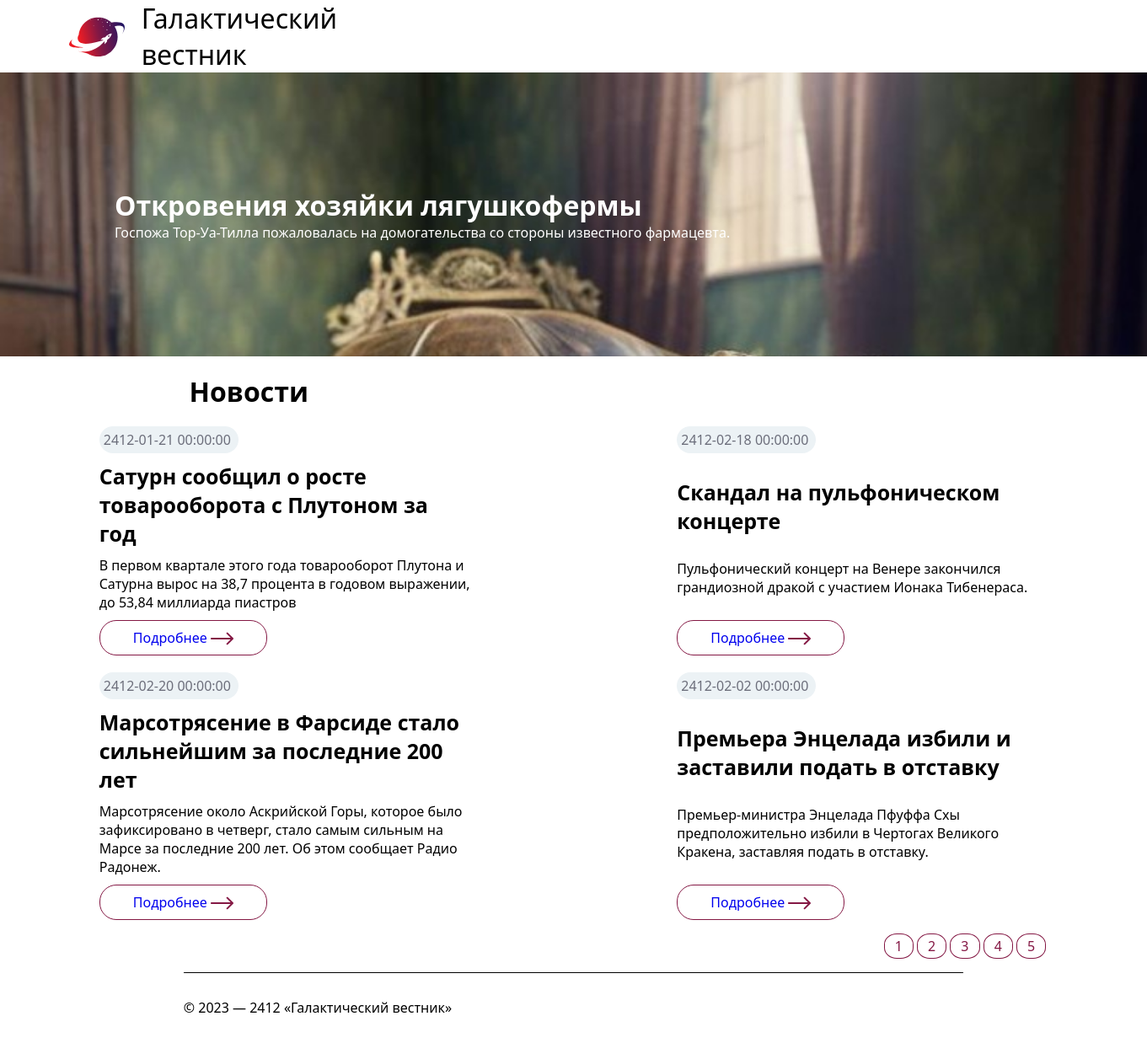
Screenshot of /?page=2 with the database file from the repository.
### tables this page shows
CREATE TABLE `news` (
  `id` int(11) unsigned NOT NULL AUTO_INCREMENT,
  `date` datetime NULL DEFAULT NULL,
  `title` varchar(250) NOT NULL DEFAULT '',
  `announce` text NULL DEFAULT NULL,
  `content` text NULL DEFAULT NULL,
  `image` varchar(250) NOT NULL DEFAULT '',
  PRIMARY KEY (`id`),
  KEY `id` (`id`),

  KEY `idx_news_date` (`date`));

### core/views/news.php (the view, shortened to what this page needs)
<?php
include 'core/db.php';
$page = isset($_GET['page']) ? (int)$_GET['page'] : 1;
$perPage = 4;
$stmt = $pdo->query('SELECT COUNT(*) FROM news');
$totalNews = $stmt->fetchColumn();
$start = ($page > 1) ? ($page * $perPage) - $perPage : 0;
$query = "SELECT * FROM news ORDER BY id DESC LIMIT {$start}, {$perPage}";
$news = $pdo->query($query)->fetchAll(PDO::FETCH_ASSOC);
foreach ($news as $data) {
    ?>
        <div class="news">
        <p><?=$data['date']?></p>
        <h1><?=$data['title']?></h1>
        <?=$data['announce']?>
        <a href='core/views/news_podr.php?id=<?=$data['id']?>'>Подробнее
        </a>
    </div>
<?}
$totalPages = ceil($totalNews / $perPage);
echo "<nav>";
for ($i = 1; $i <= $totalPages; $i++) {
    echo "<a href='?page=" . $i . "'>" . $i . "</a> ";
}
echo "</nav>";
?>

### header.php (shortened to what this page needs)
<!DOCTYPE html>
<html lang="en">
<head>
    <link rel="stylesheet" href="style.css">
</head>
<body>
    <header>
        <h1>Галактический вестник</h1>
    </header>

### core/views/lastnews.php
<?
include 'core/db.php';
$query = "SELECT * FROM news ORDER BY id DESC LIMIT 1";
$stmt = $pdo->query($query);
$lastnews = $stmt->fetchAll();
foreach ($lastnews as $data) {
?>
    <div class="news_title" style="background: url(images/<?=$data['image']?>); background-size: cover;">
        <h1><?=$data['title']?></h1>
        <?=$data['announce']?>
    </div>
<? }

### index.php
<? include "header.php"; ?>
<? include 'core/views/lastnews.php';?>
    <div class="news_more">
        <h1>Новости</h1>
        <div class="flex-news">
            <?include 'core/views/news.php'?>
        </div>
    </div>
<? include 'footer.php';?>

### footer.php
<footer>
    <p>© 2023 — 2412 «Галактический вестник»</p>
</footer>
</body>
</html>

### style.css (style rules this page uses)
* { font-family: system-ui, -apple-system, BlinkMacSystemFont, 'Segoe UI', Roboto, Oxygen, Ubuntu, Cantarell, 'Open Sans', 'Helvetica Neue', sans-serif; margin: 0; }
body { text-decoration: none; margin: 0; padding: 0; }
header { display: flex; width: min-content; align-items: center; gap: 20px; padding: 0 6vw; }
header h1 { font-weight: 300; }
.news_title { color: white; padding:10vw; }
.flex-news { display: flex; flex-wrap: wrap; gap: 20px; justify-content: space-around; width: 1351px; margin: 0 auto; }
.news { width: 440px; gap: 10px; display: flex; flex-direction: column; align-content: flex-start; justify-content: space-between; align-items: baseline; }
.news p:nth-child(1) { border-radius: 20px; background: #ECF2F5; width: 155px; padding: 5px; color: #6C6E7B; }
.news a { border-radius: 20px; padding: 9px 39px; border: 1px solid #841844; text-decoration: none; }
.news h1 { font-size: 25px; }
.news_more h1:nth-child(1) { width: 67vw; padding: 20px; margin: 0 auto; }
.news a svg { fill: #841844; margin-bottom: -3px; }
nav { width: 83%; text-align: right; }
nav a { color: #841844; text-decoration: none; border-radius: 43%; padding: 3px 12px; border: 1px solid #841844; }
footer { padding: 30px 0; border-top: 1px solid; margin-top: 20px; width: 68vw; margin: 20px auto; text-align: left; }

### rows the page displays
news: image (picture), title "Откровения хозяйки лягушкофермы", announce "Госпожа Тор-Уа-Тилла пожаловалась на домогательства со стороны известного фармацевта."
news: date "2412-01-21 00:00:00", title "Сатурн сообщил о росте товарооборота с Плутоном за год", announce "В первом квартале этого года товарооборот Плутона и Сатурна вырос на 38,7 процента в годовом выражении, до 53,84 миллиарда пиастров"
news: date "2412-02-18 00:00:00", title "Скандал на пульфоническом концерте", announce "Пульфонический концерт на Венере закончился грандиозной дракой с участием Ионака Тибенераса."
news: date "2412-02-20 00:00:00", title "Марсотрясение в Фарсиде стало сильнейшим за последние 200 лет", announce "Марсотрясение около Аскрийской Горы, которое было зафиксировано в четверг, стало самым сильным на Марсе за последние 200 лет. Об этом сообщает Радио Радонеж."
news: date "2412-02-02 00:00:00", title "Премьера Энцелада избили и заставили подать в отставку", announce "Премьер-министра Энцелада Пфуффа Схы предположительно избили в Чертогах Великого Кракена, заставляя подать в отставку."
